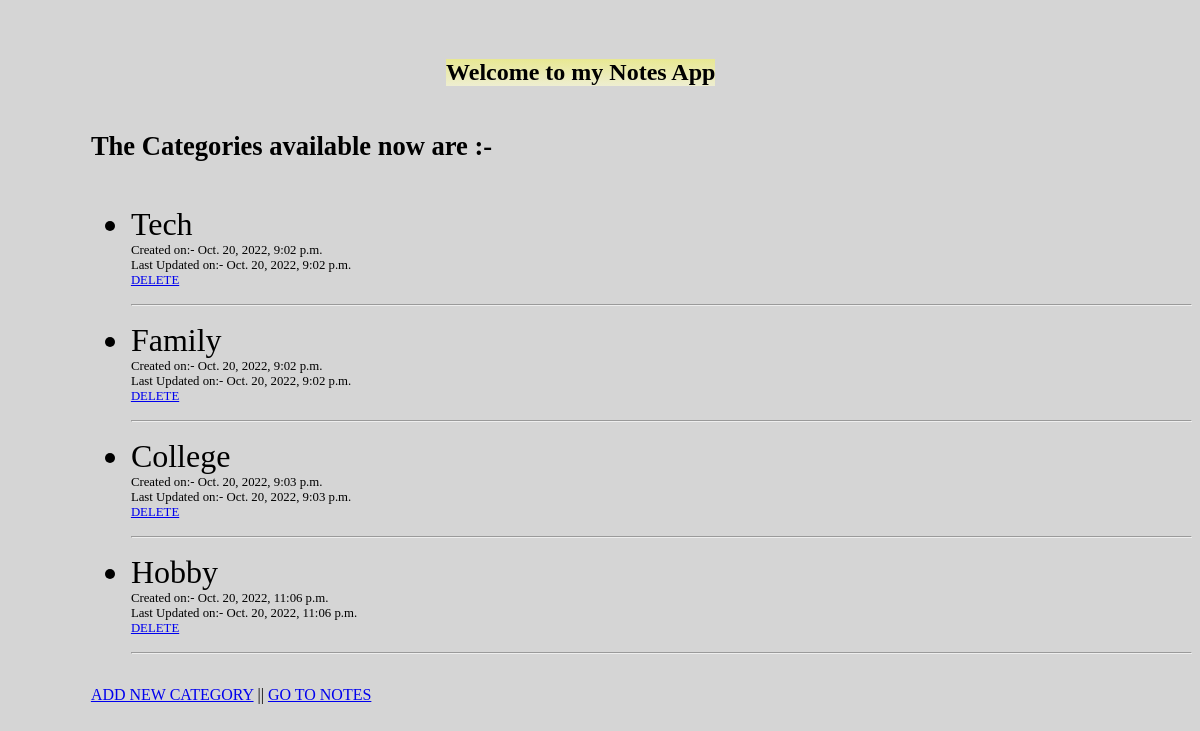
Before: / with the older database file.
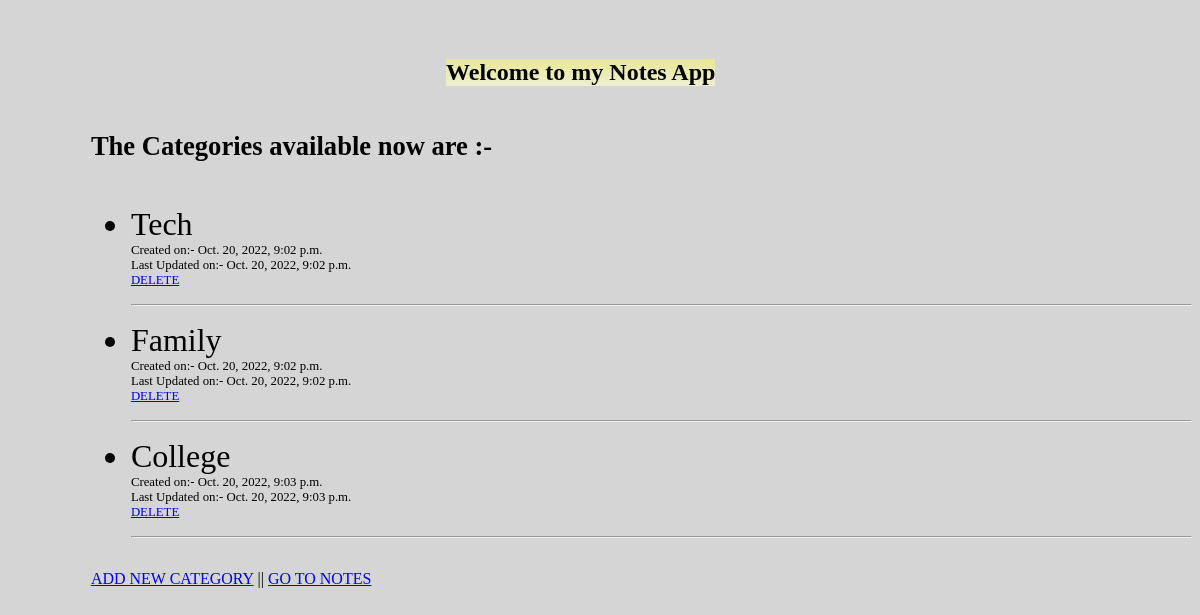
After: the same page with the newer database file.
### note/models.py (models this page shows, shortened)
class category(models.Model):
    user = models.ForeignKey(User, on_delete=models.CASCADE,null=True)
    category = models.CharField(max_length=50,null=True)
    time_created = models.DateTimeField(auto_now_add=True)
    time_updated = models.DateTimeField(auto_now=True)

### note/views.py (the view)
# urls.py: path("",views.Home, name="home"),
def Home(request):
    categ= category.objects.all()
    context = {'cat' : categ}
    return render(request, "note/home.html", context)

### note/templates/note/home.html (shortened to what this page needs)
<div>
    <h2>Welcome to my Notes App</h2>
    <div id="category" class="cat">
        <h5>The Categories available now are :-</h5>
        <ul>
            {% for categ in cat %}
            <div>
            <li>{{categ.category}}<br> <div class="time">Created on:- {{categ.time_created}}</div><div class="time">Last Updated on:- {{categ.time_updated}}</div> <a id="del" href="{% url 'catdelete' categ.id %}">DELETE</a><hr></li>
            </div>
            {% endfor %}
        </ul>
    </div>
    <div class="cat">
        <a href="{% url 'add' %}">ADD NEW CATEGORY</a> || <a href="{% url 'notes' %}">GO TO NOTES</a>
    </div>
</div>

### note/templates/note/home.html (style rules this page uses)
* { background-color: rgb(213, 213, 213); }
h2 { margin-top: 5%; margin-left: 37%; width:max-content; color: rgb(0, 0, 0); background-image: linear-gradient(rgb(232, 232, 146),rgb(238, 238, 209)); }
.cat { margin-left: 7%; }
#category { font-size: 200%; }
.time { font-size: 40%; }
#del { font-size: 40%; }

Changed rows visible on the page:
removed category: category "Hobby", time_created "Oct. 20, 2022, 11:06 p.m.", time_updated "Oct. 20, 2022, 11:06 p.m."
